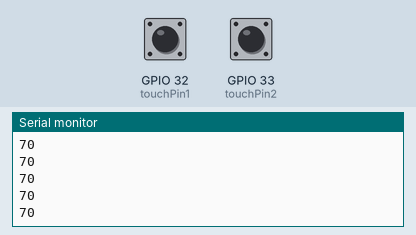
A sketch run on a simulated ESP32. On the bench: the last lines printed to the serial monitor. Inputs (shaded band) come from the test bench; at power-on: GPIO 32 (touchPin1) HIGH, GPIO 33 (touchPin2) HIGH.

Above: at 2.2 s.
2.3 s: GPIO 32 (touchPin1) pulled LOW for 0.6 s
At 2.9 s:
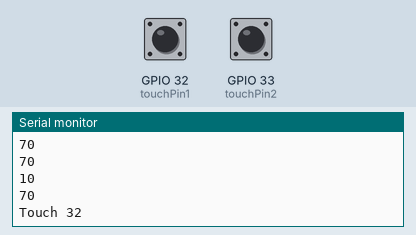
4.4 s: GPIO 33 (touchPin2) pulled LOW for 0.6 s
At 4.9 s:
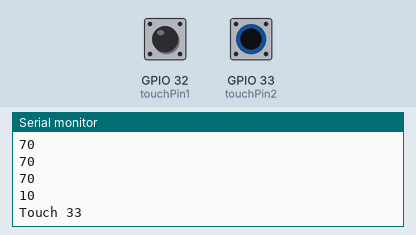

Measured:
- after the input at 2.3 s, the serial monitor: prints a new line after 0.20 s (image 1)
- after the input at 4.4 s, the serial monitor: prints a new line after 0.10 s (image 2)

The sketch:

touch-sensor.ino
```cpp
// set pin numbers
const int touchPin1 = 32;
const int touchPin2 = 33;

// change with your threshold value
const int threshold = 20;
// variable for storing the touch pin value
int touchValue1;
int touchValue2;


void setup(){
  Serial.begin(115200);
  delay(1000); // give me time to bring up serial monitor
  // initialize the LED pin as an output:
}

void loop(){
  // read the state of the pushbutton value:
  touchValue1 = touchRead(touchPin1);
  touchValue2 = touchRead(touchPin2);
  Serial.println(touchValue1);
  Serial.println(touchValue2);
  // check if the touchValue is below the threshold
  // if it is, set ledPin to HIGH
  if(touchValue1 < threshold){
    // turn LED on
    Serial.println("Touch 32");
  }
  if(touchValue2 < threshold){
    // turn LED on
    Serial.println("Touch 33");
  }

  delay(500);
}
```
